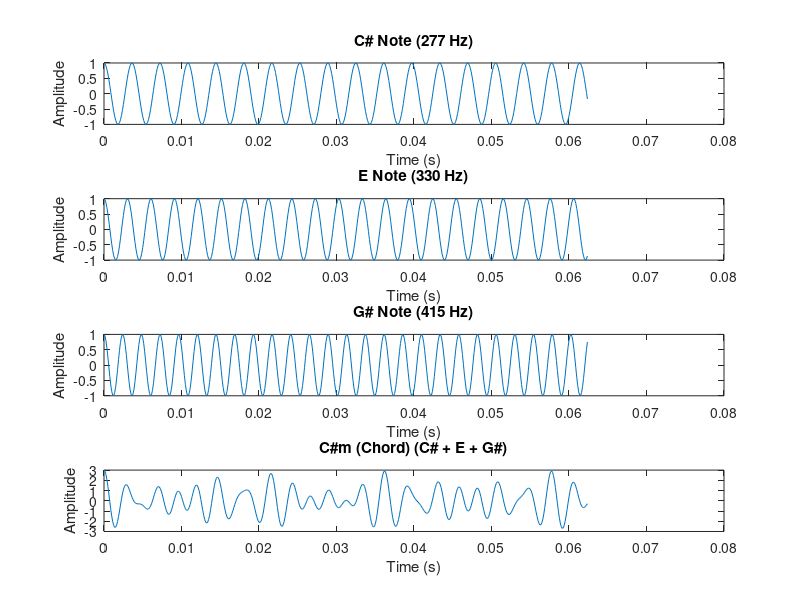
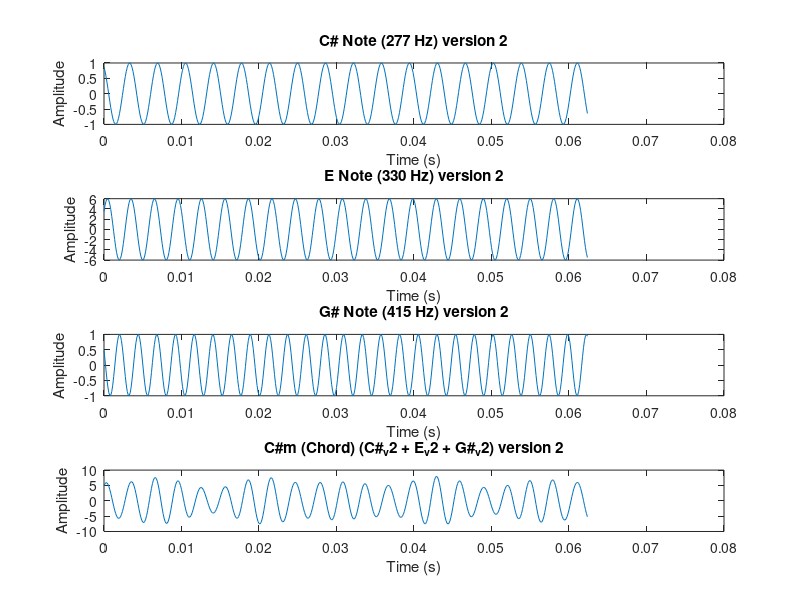
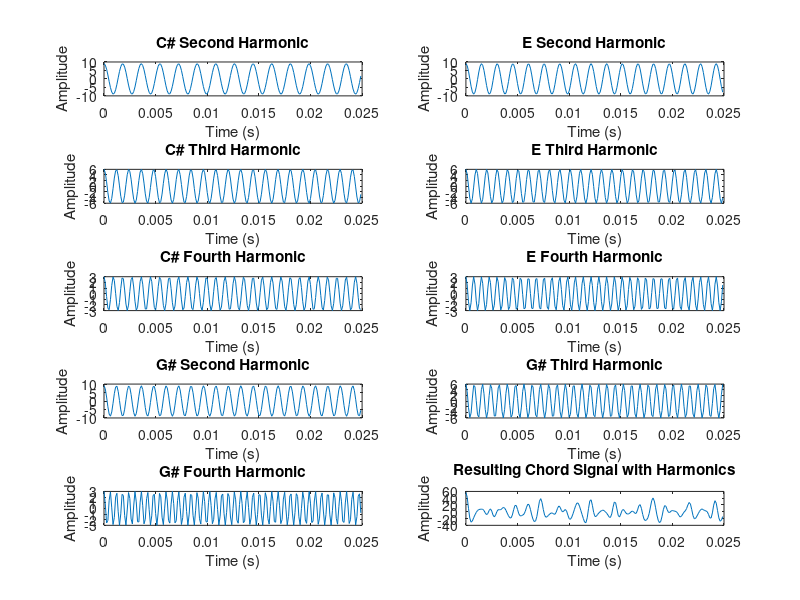
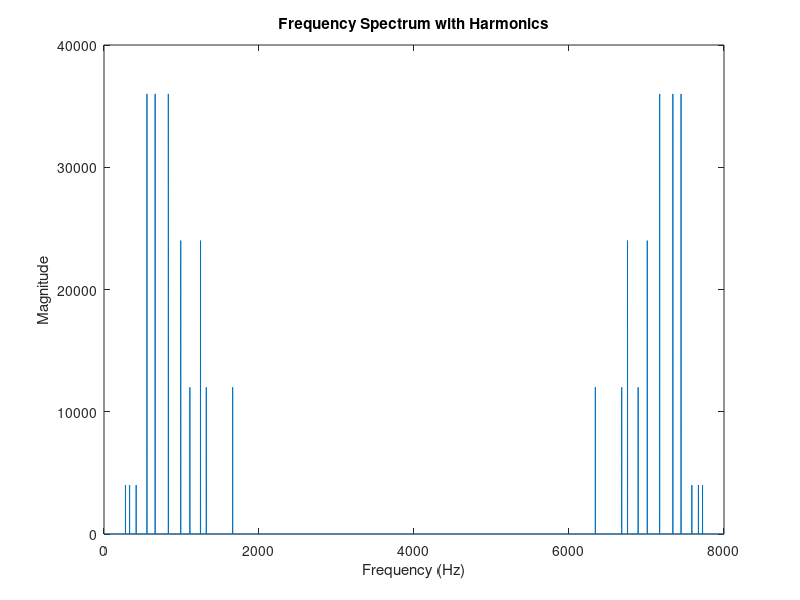

MATLAB code for these plots, in order:
% 4th octave
%    C	    C#	    D	    Eb	    E	    F	    F#	    G	    G#	    A	    Bb	    B
% 	261.6	277.2	293.7	311.1	329.6	349.2	370.0	392.0	415.3	440.0	466.2	493.9
fs = 8000;  %sampling frequency
amplitude = 1;  %amplitude
phase = 0;      %phase
t = 0:1/fs:1-1/fs; %time vector 1 second    start = 0, 1/fs - 1-1/fs
frequencies = [277, 330, 415];  %last digit = 1 --> C# E G#
%Generate Sinusoidals   matlab arrays --> 1-indexed
C_sharp = amplitude * cos(2 * pi * frequencies(1) * t + phase);
E = amplitude * cos(2 * pi * frequencies(2) * t + phase);
G_sharp = amplitude * cos(2 * pi * frequencies(3) * t + phase);

%sound individual notes + Chord
sound(C_sharp, fs);
pause(3);

sound(E, fs);
pause(3);

sound(G_sharp, fs);
pause(3);

Chord = C_sharp + E + G_sharp;
Original_Chord = C_sharp + E + G_sharp;     %stored for later use since harmonics will be added to Chord
sound(Chord, fs);
pause(3);

%Plot individual notes + Chord
figure;     %open different window
subplot(4,1,1);         %4 row 1 column, index = 1 etc.
plot(t(1:500), C_sharp(1:500));
title('C# Note (277 Hz)');
xlabel('Time (s)');
ylabel('Amplitude');

subplot(4,1,2);
plot(t(1:500), E(1:500));
title('E Note (330 Hz)');
xlabel('Time (s)');
ylabel('Amplitude');

subplot(4,1,3);
plot(t(1:500), G_sharp(1:500));
title('G# Note (415 Hz)');
xlabel('Time (s)');
ylabel('Amplitude');

subplot(4,1,4);
plot(t(1:500), Chord(1:500));
title('C#m (Chord) (C# + E + G#)');
xlabel('Time (s)');
ylabel('Amplitude');

%amplitudes A1 = 0 -> 1, A2 = 6, A3 = 1
%phases p1 = 030 --> 30, p2 = 306, p3 = 061 --> 61
A1 = 1; A2 = 6; A3 = 1;
p1 = 30 * pi / 180;
p2 = 306 * pi / 180;
p3 = 61 * pi / 180;
C_sharp_v2 = A1 * cos(2 * pi * frequencies(1) * t + p1);
E_v2 = A2 * cos(2 * pi * frequencies(2) * t + p2);
G_sharp_v2 = A3 * cos(2 * pi * frequencies(3) * t + p3);
Chord_v2 = C_sharp_v2 + E_v2 + G_sharp_v2;
sound(Chord_v2, fs);
pause(3);

figure;     %open different window
subplot(4,1,1);         %4 row 1 column, index = 1 etc.
plot(t(1:500), C_sharp_v2(1:500));
title('C# Note (277 Hz) version 2');
xlabel('Time (s)');
ylabel('Amplitude');

subplot(4,1,2);
plot(t(1:500), E_v2(1:500));
title('E Note (330 Hz) version 2');
xlabel('Time (s)');
ylabel('Amplitude');

subplot(4,1,3);
plot(t(1:500), G_sharp_v2(1:500));
title('G# Note (415 Hz) version 2');
xlabel('Time (s)');
ylabel('Amplitude');

subplot(4,1,4);
plot(t(1:500), Chord_v2(1:500));
title('C#m (Chord) (C#_v2 + E_v2 + G#_v2) version 2');
xlabel('Time (s)');
ylabel('Amplitude');

%part 3
amplitudes = [9, 6, 3];
%second harmonics
C_sharp_h2 = amplitudes(1) * cos(2 * pi *  2 * frequencies(1) * t + phase);
E_h2 = amplitudes(1) * cos(2 * pi * 2 * frequencies(2) * t + phase);
G_sharp_h2 = amplitudes(1) * cos(2 * pi * 2 * frequencies(3) * t + phase);
%third harmonics
C_sharp_h3 = amplitudes(2) * cos(2 * pi * 3 * frequencies(1) * t + phase);
E_h3 = amplitudes(2) * cos(2 * pi * 3 * frequencies(2) * t + phase);
G_sharp_h3 = amplitudes(2) * cos(2 * pi * 3 * frequencies(3) * t + phase);
%fourth harmonics
C_sharp_h4 = amplitudes(3) * cos(2 * pi * 4 * frequencies(1) * t + phase);
E_h4 = amplitudes(3) * cos(2 * pi * 4 * frequencies(2) * t + phase);
G_sharp_h4 = amplitudes(3) * cos(2 * pi * 4 * frequencies(3) * t + phase);
%diminishing weights --> higher harmonics have lower amplitudes
Chord = Chord + C_sharp_h2 + E_h2 + G_sharp_h2;
Chord = Chord + C_sharp_h3 + E_h3 + G_sharp_h3;
Chord = Chord + C_sharp_h4 + E_h4 + G_sharp_h4;
sound(Chord, fs);
pause(3);

%plot the harmonics and the resulting signal
figure;
% 5 row 2 col. --> 10 plot
%C# harmonics
subplot(5, 2, 1);
plot(t(1:200), C_sharp_h2(1:200));
title('C# Second Harmonic');
xlabel('Time (s)');
ylabel('Amplitude');

subplot(5, 2, 3);
plot(t(1:200), C_sharp_h3(1:200));
title('C# Third Harmonic');
xlabel('Time (s)');
ylabel('Amplitude');

subplot(5, 2, 5);
plot(t(1:200), C_sharp_h4(1:200));
title('C# Fourth Harmonic');
xlabel('Time (s)');
ylabel('Amplitude');

%E harmonics
subplot(5, 2, 2);
plot(t(1:200), E_h2(1:200));
title('E Second Harmonic');
xlabel('Time (s)');
ylabel('Amplitude');

subplot(5, 2, 4);
plot(t(1:200), E_h3(1:200));
title('E Third Harmonic');
xlabel('Time (s)');
ylabel('Amplitude');

subplot(5, 2, 6);
plot(t(1:200), E_h4(1:200));
title('E Fourth Harmonic');
xlabel('Time (s)');
ylabel('Amplitude');

%G# harmonics
subplot(5, 2, 7);
plot(t(1:200), G_sharp_h2(1:200));
title('G# Second Harmonic');
xlabel('Time (s)');
ylabel('Amplitude');

subplot(5, 2, 8);
plot(t(1:200), G_sharp_h3(1:200));
title('G# Third Harmonic');
xlabel('Time (s)');
ylabel('Amplitude');

subplot(5, 2, 9);
plot(t(1:200), G_sharp_h4(1:200));
title('G# Fourth Harmonic');
xlabel('Time (s)');
ylabel('Amplitude');

% Plot the resulting chord signal with harmonics
subplot(5, 2, 10); 
plot(t(1:200), Chord(1:200));
title('Resulting Chord Signal with Harmonics');
xlabel('Time (s)');
ylabel('Amplitude');

%Fourier Transform
Fourier = fft(Chord);
% Compute the Fourier Transform of the chord signal with harmonics
Magnitudes = abs(Fourier);
freq = (0:length(Fourier)-1)*fs/length(Fourier);    %frequency domain

% Plot the magnitude spectrum
%277 330 415 554 660 830 990 1108 1245 1320 1660
%symmetric 0-fs/2 and fs/2-fs       0-4000 and 4000-8000
figure;
subplot(1,1,1);
plot(freq, Magnitudes);
title('Frequency Spectrum with Harmonics');
xlabel('Frequency (Hz)');
ylabel('Magnitude');


%part 5
%highest freq in the original chord = 415, Nyquist rate = 830
fs2 = 500;
t2 = 0:1/fs2:1-1/fs2;       %use t2 to create notes and respective harmonics
C_sharp = amplitude * cos(2 * pi * frequencies(1) * t2 + phase);
E = amplitude * cos(2 * pi * frequencies(2) * t2 + phase);
G_sharp = amplitude * cos(2 * pi * frequencies(3) * t2 + phase);
Chord_aliased = C_sharp + E + G_sharp;
%new harmonics with t2
%second harmonics
C_sharp_h2_2 = amplitudes(1) * cos(2 * pi *  2 * frequencies(1) * t2 + phase);
E_h2_2 = amplitudes(1) * cos(2 * pi * 2 * frequencies(2) * t2 + phase);
G_sharp_h2_2 = amplitudes(1) * cos(2 * pi * 2 * frequencies(3) * t2 + phase);
%third harmonics
C_sharp_h3_2 = amplitudes(2) * cos(2 * pi * 3 * frequencies(1) * t2 + phase);
E_h3_2 = amplitudes(2) * cos(2 * pi * 3 * frequencies(2) * t2 + phase);
G_sharp_h3_2 = amplitudes(2) * cos(2 * pi * 3 * frequencies(3) * t2 + phase);
%fourth harmonics
C_sharp_h4_2 = amplitudes(3) * cos(2 * pi * 4 * frequencies(1) * t2 + phase);
E_h4_2 = amplitudes(3) * cos(2 * pi * 4 * frequencies(2) * t2 + phase);
G_sharp_h4_2 = amplitudes(3) * cos(2 * pi * 4 * frequencies(3) * t2 + phase);

sound(Chord_aliased, fs);       %wont play since aliasing
%interp1 for upsampling and sound again
Upsampled_Chord = interp1(t2, Chord_aliased, t, "linear");      %default method is linear
sound(Original_Chord, fs);  %nonaliased chord
pause(3);
sound(Upsampled_Chord, fs); %aliased chord
pause(3);
%add new harmonics and sound again
Chord_aliased = Chord_aliased + C_sharp_h2_2 + E_h2_2 + G_sharp_h2_2;
Chord_aliased = Chord_aliased + C_sharp_h3_2 + E_h3_2 + G_sharp_h3_2;
Chord_aliased = Chord_aliased + C_sharp_h4_2 + E_h4_2 + G_sharp_h4_2;
Upsampled_Chord = interp1(t2, Chord_aliased, t, "linear");
sound(Chord, fs);       %original harmonics
pause(3);
sound(Upsampled_Chord, fs);     %upsampled aliased harmonics
pause(3);
%Plot the chords frequency spectrum using the “fft” function. Also plot the
%??????????????????????????????
%frequency spectrum of the chord with the harmonics added.
Chord_aliased_original = C_sharp + E + G_sharp;
Upsampled_Chord_original = interp1(t2, Chord_aliased_original, t, "linear");      %default method is linear
Fourier_original = fft(Original_Chord);      Fourier_aliased = fft(Chord_aliased_original);
Fourier_harmonics = fft(Chord);              Fourier_harmonics_aliased = fft(Chord_aliased);

Magnitudes_original = abs(Fourier_original);
Magnitudes_aliased = abs(Fourier_aliased);
Magnitudes_harmonics = abs(Fourier_harmonics);
Magnitudes_harmonics_aliased = abs(Fourier_harmonics_aliased);

freq1 = (0:length(Fourier_original)-1)*fs/length(Fourier_original);
freq2 = (0:length(Fourier_aliased)-1)*fs/length(Fourier_aliased);
freq3 = (0:length(Fourier_harmonics)-1)*fs/length(Fourier_harmonics);
freq4 = (0:length(Fourier_harmonics_aliased)-1)*fs/length(Fourier_harmonics_aliased);

figure;
subplot(4, 1, 1);
plot(freq1, Magnitudes_original);
title('Frequency Spectrum of Original Chord');
xlabel('Frequency (Hz)');
ylabel('Magnitude');

subplot(4, 1, 2);
plot(freq2, Magnitudes_aliased);
title('Frequency Spectrum of Aliased Chord');
xlabel('Frequency (Hz)');
ylabel('Magnitude');

subplot(4, 1, 3);
plot(freq3, Magnitudes_harmonics);
title('Frequency Spectrum of Chord with Harmonics');
xlabel('Frequency (Hz)');
ylabel('Magnitude');

subplot(4, 1, 4);
plot(freq4, Magnitudes_harmonics_aliased);
title('Frequency Spectrum of Aliased Chord with Harmonics');
xlabel('Frequency (Hz)');
ylabel('Magnitude');
